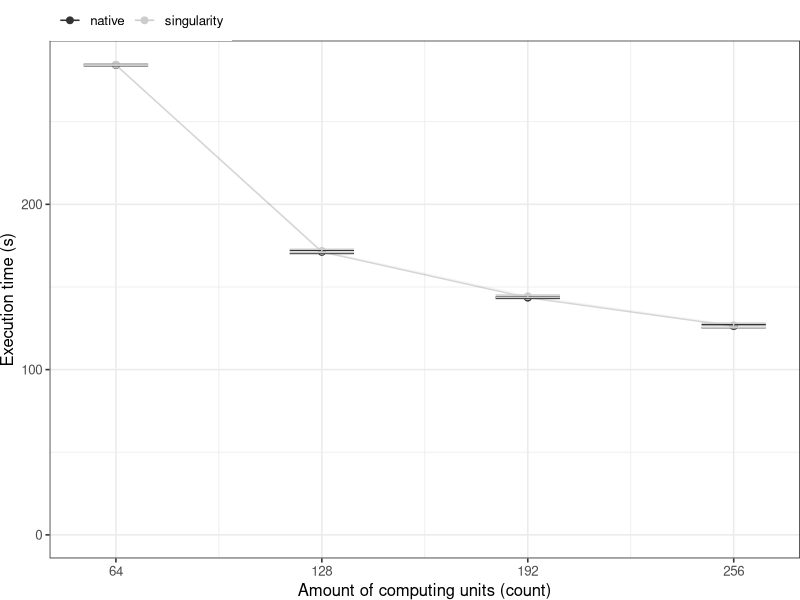

The R source for this figure:
library(tidyverse);

results <- read_csv('./doe-results.csv');
results <- results %>%
  mutate(time = time/1000) %>%
  group_by(environment, parallelism) %>%
  summarize(
    samples = n(),
    average = mean(time),
    stdDeviation = sd(time),
    stdError = 3*stdDeviation/sqrt(samples)
  );

default_theme <- function() {
  ret <- list();
  ret[[length(ret)+1]] <- theme (
    plot.margin = unit(c(0,0,0,0), "cm"),
    legend.spacing = unit(1, "mm"),
    legend.position = "top",
    legend.justification = "left",
    legend.box.spacing = unit(0, "pt"),
    legend.box.margin = margin(0,0,0,0),
    legend.title = element_blank());
  return(ret);
}

g <- ggplot(results, aes(x = parallelism, y = average)) + 
  geom_line(aes(col=environment), size = 0.5, alpha=0.2) + 
  geom_point(aes(col=environment), size=2) + 
  geom_errorbar(aes(ymin=average-stdError, ymax=average+stdError, col=environment), width=20) +
  scale_color_grey() +
  scale_x_continuous(breaks=seq(64,256,64)) +
  ylim(0, NA) +
  xlab("Amount of computing units (count)") +
  ylab("Execution time (s)") +
  theme_bw(base_size=12) +
  theme(legend.position = "top", legend.spacing = unit(x=c(0,0,0,0),units="mm")) +
  default_theme();


pdf(width=3.5, height=5, file='r-test-2.pdf');
plot(g);
dev.off()

